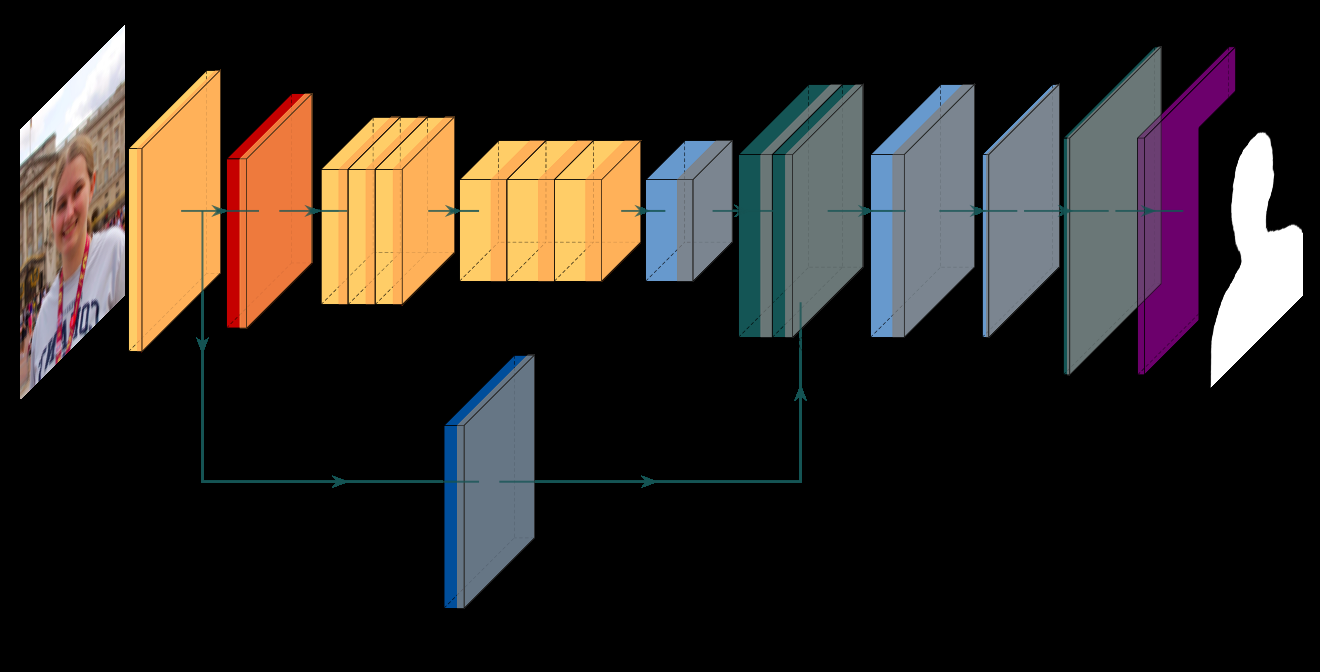
#> input picture configs/others/pp_humanseg_lite/pphumanseg_lite.png, 1320 x 672 px; its folder holds only this picture in this run
$ python -i infer_onnx.py   (imports and definitions only)   (older library calls are emulated)
#> lines starting #> are read from the running program, lines starting #| are printed output that depends on the picture
import os
import numpy as np
import cv2
from onnxruntime import InferenceSession
from random import random
import time

from PIL import Image

# [5 lines left out: function normalize, not called in this run]

def resize(im, target_size=608, interp=cv2.INTER_LINEAR):
    if isinstance(target_size, list) or isinstance(target_size, tuple):
        w = target_size[0]
        h = target_size[1]
    else:
        w = target_size
        h = target_size
    im = cv2.resize(im, (w, h), interpolation=interp)
    return im


class Compose:
    """
    Do transformation on input data with corresponding pre-processing and augmentation operations.
    The shape of input data to all operations is [height, width, channels].
    Args:
        transforms (list): A list contains data pre-processing or augmentation. Empty list means only reading images, no transformation.
        to_rgb (bool, optional): If converting image to RGB color space. Default: True.
    Raises:
        TypeError: When 'transforms' is not a list.
        ValueError: when the length of 'transforms' is less than 1.
    """

    # [30 lines left out: functions __init__, __call__, not called in this run]


class Resize:
    """
    Resize an image.
    Args:
        target_size (list|tuple, optional): The target size of image. Default: (512, 512).
        interp (str, optional): The interpolation mode of resize is consistent with opencv.
            ['NEAREST', 'LINEAR', 'CUBIC', 'AREA', 'LANCZOS4', 'RANDOM']. Note that when it is
            'RANDOM', a random interpolation mode would be specified. Default: "LINEAR".
    Raises:
        TypeError: When 'target_size' type is neither list nor tuple.
        ValueError: When "interp" is out of pre-defined methods ('NEAREST', 'LINEAR', 'CUBIC',
        'AREA', 'LANCZOS4', 'RANDOM').
    """

    # The interpolation mode
    interp_dict = {
        'NEAREST': cv2.INTER_NEAREST,
        'LINEAR': cv2.INTER_LINEAR,
        'CUBIC': cv2.INTER_CUBIC,
        'AREA': cv2.INTER_AREA,
        'LANCZOS4': cv2.INTER_LANCZOS4
    }

    def __init__(self, target_size=(512, 512), interp='LINEAR'):
        self.interp = interp
        if not (interp == "RANDOM" or interp in self.interp_dict):
            raise ValueError("`interp` should be one of {}".format(
                self.interp_dict.keys()))
        if isinstance(target_size, list) or isinstance(target_size, tuple):
            if len(target_size) != 2:
                raise ValueError(
                    '`target_size` should include 2 elements, but it is {}'.
                        format(target_size))
        else:
            raise TypeError(
                "Type of `target_size` is invalid. It should be list or tuple, but it is {}"
                    .format(type(target_size)))

        self.target_size = target_size

    def __call__(self, im, label=None):

        if not isinstance(im, np.ndarray):
            raise TypeError("Resize: image type is not numpy.")
        if len(im.shape) != 3:
            raise ValueError('Resize: image is not 3-dimensional.')
        if self.interp == "RANDOM":
            interp = random.choice(list(self.interp_dict.keys()))
        else:
            interp = self.interp
        im = resize(im, self.target_size, self.interp_dict[interp])
        if label is not None:
            label = resize(label, self.target_size, cv2.INTER_NEAREST)

        if label is None:
            return (im,)
        else:
            return (im, label)


class Normalize:
    """
    Normalize an image.
    Args:
        mean (list, optional): The mean value of a data set. Default: [0.5, 0.5, 0.5].
        std (list, optional): The standard deviation of a data set. Default: [0.5, 0.5, 0.5].
    Raises:
        ValueError: When mean/std is not list or any value in std is 0.
    """

    # [22 lines left out: functions __init__, __call__, not called in this run]


class Segment_onnx:
    def __init__(self, model_path, input_size=(512, 512)):
        self.sess = InferenceSession(model_path)
        self.transform = Compose([Resize(target_size=input_size), Normalize()])
        self.input_size = input_size

    # [215 lines left out: functions inference, get_list_file_in_folder, order_points, find_quadrilateral, transform_img, segment_and_rotate_img and 1 more, not called in this run]

# from sanity_check.config.config_all import weight_dir
# [1 line that did not run here, left out]

# [6 lines not run here, left out]

>>> import cv2
>>> picture = cv2.imread('../configs/others/pp_humanseg_lite/pphumanseg_lite.png')
#> picture is the input picture: shape (672, 1320, 3); mean B, G, R 34.1, 38.5, 44.9
>>> result = Resize()(picture)
#> in resize, `im = cv2.resize(im, (w, h), interpolation=interp)`:
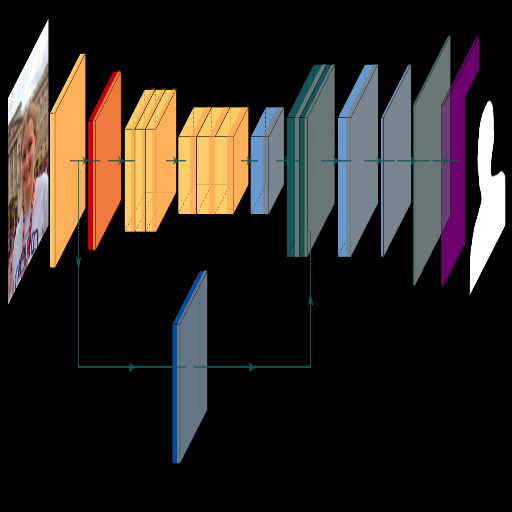
#> im: shape (512, 512, 3); mean of channels 0, 1, 2 34, 38.4, 44.9; drawn as B, G, R
